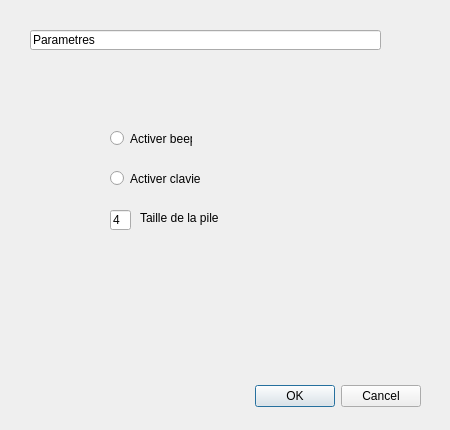
<?xml version="1.0" encoding="UTF-8"?>
<ui version="4.0">
 <class>Dialog</class>
 <widget class="QDialog" name="Dialog">
  <property name="geometry">
   <rect>
    <x>0</x>
    <y>0</y>
    <width>450</width>
    <height>430</height>
   </rect>
  </property>
  <property name="windowTitle">
   <string>Dialog</string>
  </property>
  <widget class="QDialogButtonBox" name="buttonBox">
   <property name="geometry">
    <rect>
     <x>80</x>
     <y>380</y>
     <width>341</width>
     <height>32</height>
    </rect>
   </property>
   <property name="orientation">
    <enum>Qt::Horizontal</enum>
   </property>
   <property name="standardButtons">
    <set>QDialogButtonBox::Cancel|QDialogButtonBox::Ok</set>
   </property>
  </widget>
  <widget class="QLineEdit" name="lineEdit">
   <property name="geometry">
    <rect>
     <x>30</x>
     <y>30</y>
     <width>351</width>
     <height>20</height>
    </rect>
   </property>
   <property name="text">
    <string>Parametres</string>
   </property>
  </widget>
  <widget class="QRadioButton" name="radioButton">
   <property name="geometry">
    <rect>
     <x>110</x>
     <y>130</y>
     <width>82</width>
     <height>17</height>
    </rect>
   </property>
   <property name="text">
    <string>Activer beep</string>
   </property>
  </widget>
  <widget class="QRadioButton" name="radioButton_2">
   <property name="geometry">
    <rect>
     <x>110</x>
     <y>170</y>
     <width>91</width>
     <height>17</height>
    </rect>
   </property>
   <property name="text">
    <string>Activer clavier</string>
   </property>
  </widget>
  <widget class="QLineEdit" name="lineEdit_2">
   <property name="geometry">
    <rect>
     <x>110</x>
     <y>210</y>
     <width>21</width>
     <height>20</height>
    </rect>
   </property>
   <property name="text">
    <string>4</string>
   </property>
  </widget>
  <widget class="QLabel" name="label">
   <property name="geometry">
    <rect>
     <x>140</x>
     <y>210</y>
     <width>101</width>
     <height>16</height>
    </rect>
   </property>
   <property name="text">
    <string>Taille de la pile</string>
   </property>
  </widget>
 </widget>
 <resources/>
 <connections>
  <connection>
   <sender>buttonBox</sender>
   <signal>accepted()</signal>
   <receiver>Dialog</receiver>
   <slot>accept()</slot>
   <hints>
    <hint type="sourcelabel">
     <x>298</x>
     <y>394</y>
    </hint>
    <hint type="destinationlabel">
     <x>157</x>
     <y>274</y>
    </hint>
   </hints>
  </connection>
  <connection>
   <sender>buttonBox</sender>
   <signal>rejected()</signal>
   <receiver>Dialog</receiver>
   <slot>reject()</slot>
   <hints>
    <hint type="sourcelabel">
     <x>366</x>
     <y>400</y>
    </hint>
    <hint type="destinationlabel">
     <x>286</x>
     <y>274</y>
    </hint>
   </hints>
  </connection>
 </connections>
</ui>
